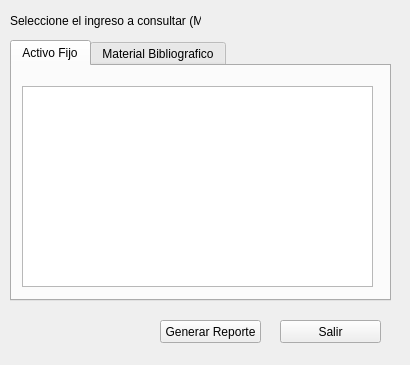
<?xml version="1.0" encoding="UTF-8"?>
<ui version="4.0">
 <class>ConsultaIngreso</class>
 <widget class="QWidget" name="ConsultaIngreso">
  <property name="windowModality">
   <enum>Qt::ApplicationModal</enum>
  </property>
  <property name="geometry">
   <rect>
    <x>0</x>
    <y>0</y>
    <width>410</width>
    <height>365</height>
   </rect>
  </property>
  <property name="windowTitle">
   <string>Consulta de Ingresos de Bienes</string>
  </property>
  <widget class="QTabWidget" name="tabWidget">
   <property name="geometry">
    <rect>
     <x>10</x>
     <y>40</y>
     <width>381</width>
     <height>261</height>
    </rect>
   </property>
   <property name="currentIndex">
    <number>0</number>
   </property>
   <widget class="QWidget" name="tab">
    <attribute name="title">
     <string>Activo Fijo</string>
    </attribute>
    <widget class="QTableView" name="tablaIngresoAF">
     <property name="geometry">
      <rect>
       <x>10</x>
       <y>20</y>
       <width>351</width>
       <height>201</height>
      </rect>
     </property>
    </widget>
   </widget>
   <widget class="QWidget" name="tab_2">
    <attribute name="title">
     <string>Material Bibliografico</string>
    </attribute>
    <widget class="QTableView" name="tablaIngresoBiblio">
     <property name="geometry">
      <rect>
       <x>10</x>
       <y>10</y>
       <width>351</width>
       <height>211</height>
      </rect>
     </property>
    </widget>
   </widget>
  </widget>
  <widget class="QLabel" name="label">
   <property name="geometry">
    <rect>
     <x>10</x>
     <y>10</y>
     <width>191</width>
     <height>21</height>
    </rect>
   </property>
   <property name="text">
    <string>Seleccione el ingreso a consultar (M1)</string>
   </property>
  </widget>
  <widget class="QPushButton" name="generarReporte">
   <property name="geometry">
    <rect>
     <x>160</x>
     <y>320</y>
     <width>101</width>
     <height>23</height>
    </rect>
   </property>
   <property name="text">
    <string>Generar Reporte</string>
   </property>
  </widget>
  <widget class="QPushButton" name="salir">
   <property name="geometry">
    <rect>
     <x>280</x>
     <y>320</y>
     <width>101</width>
     <height>23</height>
    </rect>
   </property>
   <property name="text">
    <string>Salir</string>
   </property>
  </widget>
 </widget>
 <resources/>
 <connections/>
</ui>
